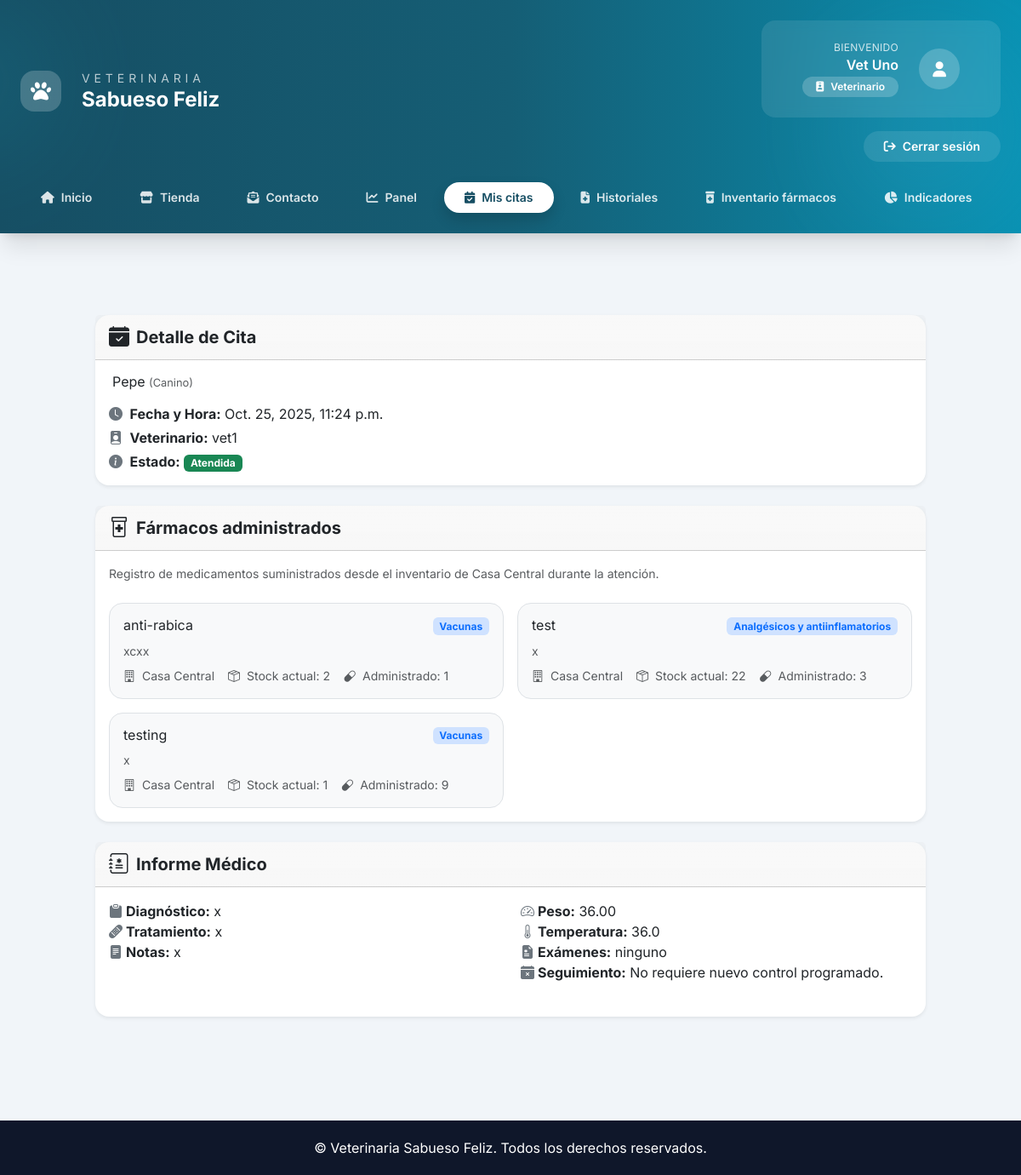
/cita/8/ (signed in), run on an earlier commit of the app's database.
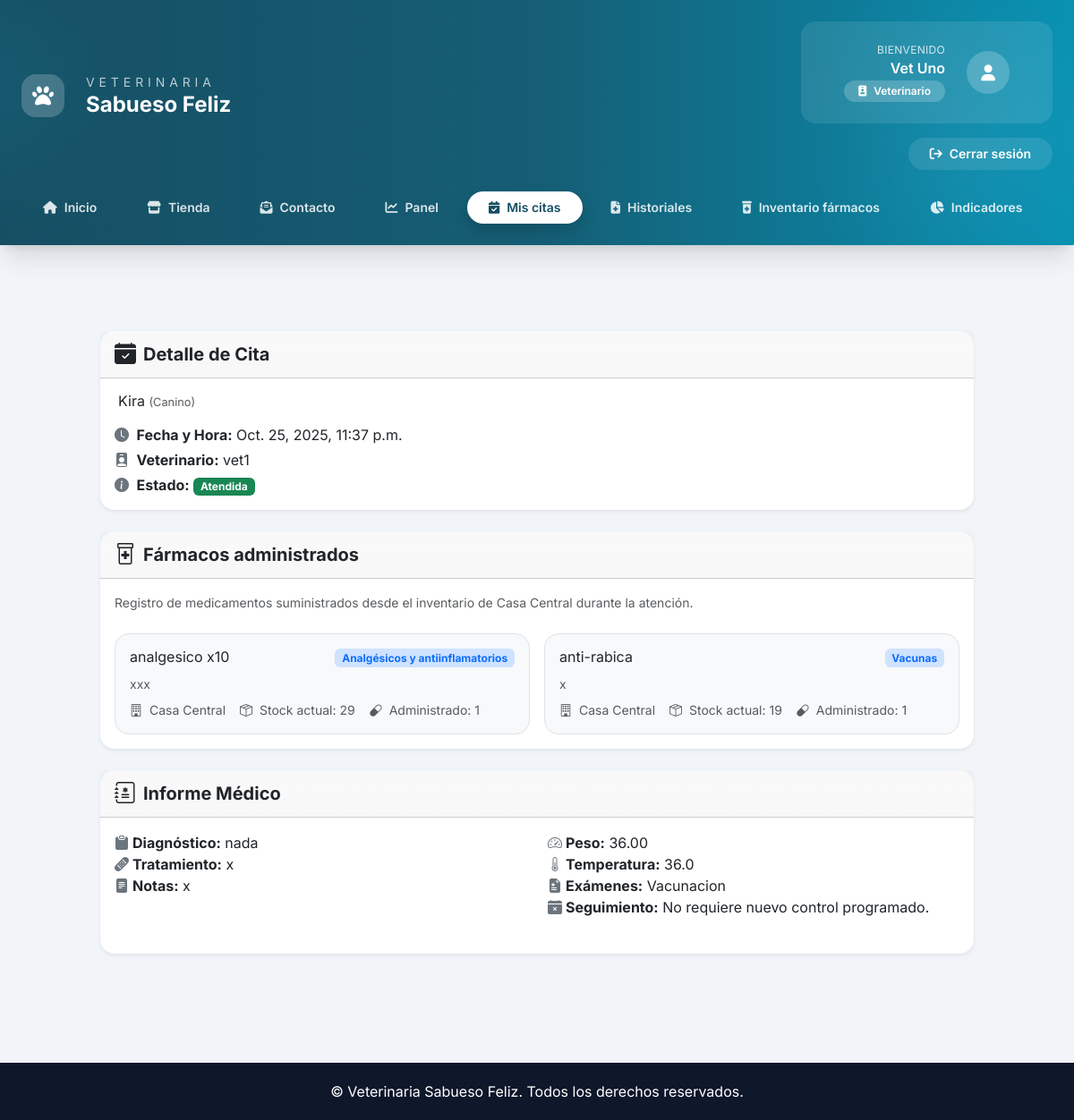
And on a later commit of the database.
### Core/models.py (models this page shows, shortened)
class Cita(models.Model):
    ESTADOS = (
        ("pendiente", "Pendiente"),
        ("programada", "Programada"),
        ("atendida", "Atendida"),
        ("cancelada", "Cancelada"),
    )
    TIPOS = (
        ("consulta", "Consulta"),
        ("vacunacion", "Vacunación"),
        ("cirugia", "Cirugía"),
    )
    paciente = models.ForeignKey(Paciente, on_delete=models.CASCADE)
    veterinario = models.ForeignKey(
        User,
        limit_choices_to={"rol": "VET"},
        on_delete=models.SET_NULL,
        null=True,
        blank=True,
    )
    sucursal = models.ForeignKey(
        Sucursal,
        on_delete=models.PROTECT,
        related_name="citas",
    )
    fecha_solicitada = models.DateField(default=timezone.now)
    fecha_hora = models.DateTimeField(blank=True, null=True)
    duracion = models.IntegerField(default=30)  # duración en minutos
    tipo = models.CharField(max_length=50, choices=TIPOS, default="consulta")
    estado = models.CharField(max_length=20, choices=ESTADOS, default="pendiente")
    notas = models.TextField(blank=True)
    farmacos_utilizados = models.ManyToManyField(
        "Farmaco",
        blank=True,
        related_name="citas_utilizadas",
        through="CitaFarmaco",
        through_fields=("cita", "farmaco"),
        help_text="Medicamentos del inventario utilizados durante la atención.",
    )

class Paciente(models.Model):
    nombre = models.CharField(max_length=100)
    especie = models.CharField(max_length=50)
    raza = models.CharField(max_length=50, blank=True)
    sexo = models.CharField(max_length=10)
    fecha_nacimiento = models.DateField()
    propietario = models.ForeignKey(Propietario, on_delete=models.CASCADE)
    vacunas = models.TextField(blank=True)
    alergias = models.TextField(blank=True)
    foto = models.ImageField(upload_to="pacientes/", blank=True, null=True)

class CitaFarmaco(models.Model):
    cita = models.ForeignKey(
        "Cita",
        on_delete=models.CASCADE,
        related_name="administraciones_farmacos",
    )
    farmaco = models.ForeignKey(
        "Farmaco",
        on_delete=models.PROTECT,
        related_name="administraciones",
    )
    cantidad = models.PositiveIntegerField(default=1)
    registrado = models.DateTimeField(auto_now_add=True)
    class Meta:
        ordering = ["farmaco__nombre"]
        unique_together = ("cita", "farmaco")

class Farmaco(models.Model):
    class Categoria(models.TextChoices):
        ANALGESICOS_ANTIINFLAMATORIOS = (
            "analgesicos_antiinflamatorios",
            "Analgésicos y antiinflamatorios",
        )
        ANTIBIOTICOS = ("antibioticos", "Antibióticos")
        ANTIPARASITARIOS_INTERNOS = (
            "antiparasitarios_internos",
            "Antiparasitarios internos",
        )
        ANTIPARASITARIOS_EXTERNOS = (
            "antiparasitarios_externos",
            "Antiparasitarios externos",
        )
        VACUNAS = ("vacunas", "Vacunas")
        ANTIEMETICOS_DIGESTIVOS = (
            "antiemeticos_digestivos",
            "Antieméticos y digestivos",
        )
        SUEROS_SOLUCIONES = (
            "sueros_soluciones",
            "Sueros y soluciones",
        )
        ANTICONVULSIVOS = ("anticonvulsivos", "Anticonvulsivos")
        CORTICOIDES = ("corticoides", "Corticoides")
        ANESTESICOS_SEDANTES = (
            "anestesicos_sedantes",
            "Anestésicos y sedantes",
        )
        ANTISEPTICOS_TOPICOS = (
            "antisepticos_topicos",
            "Antisépticos y tópicos",
        )
        HORMONAS_ENDOCRINOS = (
            "hormonas_endocrinos",
            "Hormonas y tratamientos endocrinos",
        )
        VITAMINAS_SUPLEMENTOS = (
            "vitaminas_suplementos",
            "Vitaminas y suplementos nutricionales",
        )
        OFTALMICOS_OTICOS = (
            "oftalmicos_oticos",
            "Oftálmicos y óticos",
        )
        PRODUCTOS_DERMATOLOGICOS = (
            "productos_dermatologicos",
            "Productos dermatológicos",
        )
        EUTANASIA_EMERGENCIAS = (
            "eutanasia_emergencias",
            "Eutanasia y emergencias",
        )
    sucursal = models.ForeignKey(
        Sucursal,
        on_delete=models.PROTECT,
        related_name="farmacos",
    )
    nombre = models.CharField(max_length=150)
    categoria = models.CharField(
        max_length=60,
        choices=Categoria.choices,
    )
    descripcion = models.TextField()
    stock = models.PositiveIntegerField(default=0)
    creado = models.DateTimeField(auto_now_add=True)
    actualizado = models.DateTimeField(auto_now=True)
    class Meta:
        ordering = ["sucursal__nombre", "categoria", "nombre"]
        unique_together = ("sucursal", "nombre")

class Sucursal(models.Model):
    nombre = models.CharField(max_length=150, unique=True)
    direccion = models.CharField(max_length=255)
    ciudad = models.CharField(max_length=120, blank=True)
    telefono = models.CharField(max_length=30, blank=True)
    imagen = models.ImageField(upload_to="sucursales/", blank=True, null=True)
    class Meta:
        ordering = ["nombre"]

class HistorialMedico(models.Model):
    paciente = models.ForeignKey(Paciente, on_delete=models.CASCADE)
    veterinario = models.ForeignKey(User, limit_choices_to={"rol": "VET"}, on_delete=models.SET_NULL, null=True)
    fecha = models.DateTimeField(auto_now_add=True)
    diagnostico = models.TextField()
    tratamiento = models.TextField()
    notas = models.TextField(blank=True)
    peso = models.DecimalField(max_digits=5, decimal_places=2, blank=True, null=True)
    temperatura = models.DecimalField(max_digits=4, decimal_places=1, blank=True, null=True)
    examenes = models.TextField(blank=True)
    imagenes = models.ImageField(upload_to="historial_medico/", blank=True, null=True)
    proximo_control = models.DateField(blank=True, null=True)
    sin_proximo_control = models.BooleanField(default=False)
    cita = models.OneToOneField(
        "Cita",
        on_delete=models.SET_NULL,
        null=True,
        blank=True,
        related_name="historial_medico",
    )

class User(AbstractUser):
    ROLES = (
        ("ADMIN", "Administrador"),
        ("VET", "Veterinario"),
        ("ADMIN_OP", "Administrativo"),
        ("OWNER", "Propietario"),
    )
    rol = models.CharField(max_length=20, choices=ROLES)
    telefono = models.CharField(max_length=20, blank=True)
    direccion = models.CharField(max_length=200, blank=True)
    activo = models.BooleanField(default=True)
    avatar = models.ImageField(upload_to="avatars/", blank=True, null=True)
    especialidad = models.CharField(max_length=100, blank=True)  # para veterinarios
    sucursal = models.ForeignKey(
        Sucursal,
        on_delete=models.SET_NULL,
        null=True,
        blank=True,
        related_name="usuarios",
    )

### Core/views.py (the view, shortened to what this page needs)
# urls.py: path('cita/<int:cita_id>/', views.detalle_cita, name='detalle_cita'),
@login_required
def detalle_cita(request, cita_id):
    base_queryset = (
        Cita.objects.select_related(
            "paciente",
            "paciente__propietario__user",
            "veterinario",
            "historial_medico",
        ).prefetch_related(
            "farmacos_utilizados",
            "administraciones_farmacos__farmaco",
        )
    )
    if request.user.rol in {"ADMIN", "ADMIN_OP"}:
        base_queryset = _filtrar_por_sucursal(base_queryset, request.user)
    cita = get_object_or_404(base_queryset, id=cita_id)
    if request.user.rol == "OWNER" and cita.paciente.propietario.user != request.user:
        messages.error(request, "No tienes permiso para ver esta cita.")
        return redirect("dashboard")
    if request.user.rol in {"ADMIN", "ADMIN_OP"} and not _usuario_puede_gestionar_sucursal(
        request.user, cita.sucursal_id
    ):
        messages.error(request, "No tienes permiso para acceder a esta sucursal.")
        return redirect("dashboard")
    fecha_cita = cita.fecha_hora
    if fecha_cita:
        if timezone.is_aware(fecha_cita):
            fecha_cita = timezone.localtime(fecha_cita)
    else:
        fecha_cita = datetime.combine(cita.fecha_solicitada, time.min)
        if timezone.is_naive(fecha_cita):
            fecha_cita = timezone.make_aware(
                fecha_cita, timezone.get_current_timezone()
            )
    historial = getattr(cita, "historial_medico", None)
    informe_directo = bool(historial and getattr(historial, "cita_id", None) == cita.id)
    return render(
        request,
        "core/detalle_cita.html",
        {"cita": cita, "historial": historial, "informe_directo": informe_directo},
    )

### Core/templates/core/detalle_cita.html (shortened to what the changed rows need)
{% extends "core/base.html" %}
{% block content %}
<div class="container py-5">
    <div class="card mb-4 shadow-sm rounded-4 border-0" style="border-left: 6px solid #4e54c8;">
        <div class="card-body">
            <h5 class="card-title mb-3 text-dark">
                {{ cita.paciente.nombre }} <small class="text-muted">({{ cita.paciente.especie }})</small>
            </h5>
            <p class="mb-1 text-dark"><i class="bi bi-clock-fill me-1 text-secondary"></i> <strong>Fecha y Hora:</strong>
                {% if cita.fecha_hora %}
                    {{ cita.fecha_hora|date:"M. d, Y, g:i a" }}
                {% else %}
                    {{ cita.fecha_solicitada|date:"M. d, Y" }} (sin horario confirmado)
                {% endif %}
            </p>
            <p class="mb-1 text-dark"><i class="bi bi-person-badge-fill me-1 text-secondary"></i> <strong>Veterinario:</strong> {% if cita.veterinario %}{{ cita.veterinario.username }}{% else %}<span class="text-muted fst-italic">Sin asignar</span>{% endif %}</p>
            <p class="mb-0 text-dark"><i class="bi bi-info-circle-fill me-1 text-secondary"></i> <strong>Estado:</strong>
                {% if cita.estado == "atendida" %}
                    <span class="badge bg-success">{{ cita.estado|capfirst }}</span>
                {% elif cita.estado == "programada" %}
                    <span class="badge bg-warning text-dark">{{ cita.estado|capfirst }}</span>
                {% else %}
                    <span class="badge bg-secondary">{{ cita.estado|capfirst }}</span>
                {% endif %}
            </p>
        </div>
    </div>
    {% with administraciones=cita.administraciones_farmacos.all %}
    {% if administraciones %}
    <div class="card mb-4 shadow-sm rounded-4 border-0" style="border-left: 6px solid #0ea5e9;">
        <div class="card-header bg-gradient fw-bold d-flex align-items-center">
            <i class="bi bi-prescription2 me-2 text-dark fs-4"></i>
            <span class="text-dark fs-5">Fármacos administrados</span>
        </div>
        <div class="card-body">
            <p class="text-muted small mb-4">
                Registro de medicamentos suministrados desde el inventario de {{ cita.sucursal.nombre }} durante la atención.
            </p>
            <div class="row g-3">
                {% for registro in administraciones %}
                {% with farmaco=registro.farmaco %}
                <div class="col-md-6">
                    <div class="border rounded-4 p-3 h-100 bg-light">
                        <div class="d-flex justify-content-between align-items-start mb-2">
                            <h6 class="mb-0 text-dark">{{ farmaco.nombre }}</h6>
                            <span class="badge bg-primary-subtle text-primary">{{ farmaco.get_categoria_display }}</span>
                        </div>
                        <p class="text-muted small mb-2">{{ farmaco.descripcion|truncatewords:30 }}</p>
                        <div class="d-flex flex-wrap gap-3 text-muted small">
                            <span class="d-inline-flex align-items-center gap-1"><i class="bi bi-building me-1"></i>{{ farmaco.sucursal.nombre }}</span>
                            <span class="d-inline-flex align-items-center gap-1"><i class="bi bi-box-seam me-1"></i>Stock actual: {{ farmaco.stock }}</span>
                            <span class="d-inline-flex align-items-center gap-1"><i class="bi bi-capsule me-1"></i>Administrado: {{ registro.cantidad }}</span>
                        </div>
                    </div>
                </div>
                {% endwith %}
                {% endfor %}
            </div>
        </div>
    </div>
    {% endif %}
    {% endwith %}
    {% if historial %}
    <div class="card shadow-sm rounded-4 mb-4 border-0" style="border-left: 6px solid #34ace0;">
        <div class="card-header bg-gradient fw-bold d-flex align-items-center">
            <i class="bi bi-journal-medical me-2 text-dark fs-4"></i>
            <span class="text-dark fs-5">Informe Médico</span>
        </div>
        <div class="card-body">
            <div class="row mb-3">
                <div class="col-md-6 mb-2">
                    <p class="text-dark"><i class="bi bi-clipboard-fill me-1 text-secondary"></i><strong>Diagnóstico:</strong> {{ historial.diagnostico }}</p>
                    <p class="text-dark"><i class="bi bi-bandaid-fill me-1 text-secondary"></i><strong>Tratamiento:</strong> {{ historial.tratamiento }}</p>
                    <p class="text-dark"><i class="bi bi-file-text-fill me-1 text-secondary"></i><strong>Notas:</strong> {{ historial.notas|default:"-" }}</p>
                </div>
                <div class="col-md-6 mb-2">
                    <p class="text-dark"><i class="bi bi-speedometer2 me-1 text-secondary"></i><strong>Peso:</strong> {{ historial.peso|default:"-" }}</p>
                    <p class="text-dark"><i class="bi bi-thermometer-half me-1 text-secondary"></i><strong>Temperatura:</strong> {{ historial.temperatura|default:"-" }}</p>
                    <p class="text-dark"><i class="bi bi-file-earmark-medical-fill me-1 text-secondary"></i><strong>Exámenes:</strong> {{ historial.examenes|default:"-" }}</p>
                    {% if historial.sin_proximo_control %}
                    <p class="text-dark"><i class="bi bi-calendar-x-fill me-1 text-secondary"></i><strong>Seguimiento:</strong> No requiere nuevo control programado.</p>
                    {% elif historial.proximo_control %}
                    <p class="text-dark"><i class="bi bi-calendar2-check-fill me-1 text-secondary"></i><strong>Próximo control:</strong> {{ historial.proximo_control }}</p>
                    {% endif %}
                </div>
            </div>
        </div>
    </div>
    {% else %}
    <div class="alert alert-info rounded-4 d-flex align-items-center" role="alert">
        <i class="bi bi-exclamation-circle-fill me-2 fs-4 text-primary"></i>
        <div>Esta cita aún no ha sido atendida o no tiene informe médico registrado.</div>
    </div>
    {% endif %}
</div>
{% endblock %}

What changed in the data, as far as the page shows it:
removed CitaFarmaco: farmaco.nombre "test", farmaco.categoria "Analgésicos y antiinflamatorios", farmaco.descripcion "x", farmaco.sucursal.nombre "Casa Central", farmaco.stock "22", cantidad "3"
removed CitaFarmaco: farmaco.nombre "testing", farmaco.categoria "Vacunas", farmaco.descripcion "x", farmaco.sucursal.nombre "Casa Central", farmaco.stock "1", cantidad "9"
changed Cita "Atendida": paciente.nombre "Pepe" → "Kira"; fecha_hora "Oct. 25, 2025, 11:24 p.m." → "Oct. 25, 2025, 11:37 p.m."
added CitaFarmaco: farmaco.nombre "analgesico x10", farmaco.categoria "Analgésicos y antiinflamatorios", farmaco.descripcion "xxx", farmaco.sucursal.nombre "Casa Central", farmaco.stock "29", cantidad "1"
changed CitaFarmaco "anti-rabica": farmaco.descripcion "xcxx" → "x"; farmaco.stock "2" → "19"
changed HistorialMedico: diagnostico "x" → "nada"; examenes "ninguno" → "Vacunacion"
